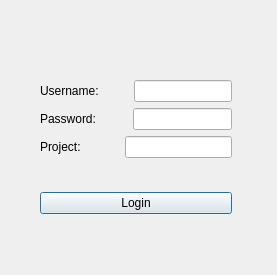
<?xml version="1.0" encoding="UTF-8"?>
<ui version="4.0">
 <class>Dialog</class>
 <widget class="QDialog" name="Dialog">
  <property name="geometry">
   <rect>
    <x>0</x>
    <y>0</y>
    <width>277</width>
    <height>275</height>
   </rect>
  </property>
  <property name="windowTitle">
   <string>Login</string>
  </property>
  <widget class="QWidget" name="verticalLayoutWidget">
   <property name="geometry">
    <rect>
     <x>40</x>
     <y>80</y>
     <width>192</width>
     <height>134</height>
    </rect>
   </property>
   <layout class="QVBoxLayout" name="verticalLayout">
    <item>
     <layout class="QHBoxLayout" name="horizontalLayout">
      <item>
       <widget class="QLabel" name="labelUser">
        <property name="text">
         <string>Username:</string>
        </property>
       </widget>
      </item>
      <item>
       <spacer name="horizontalSpacer">
        <property name="orientation">
         <enum>Qt::Horizontal</enum>
        </property>
        <property name="sizeHint" stdset="0">
         <size>
          <width>40</width>
          <height>20</height>
         </size>
        </property>
       </spacer>
      </item>
      <item>
       <widget class="QLineEdit" name="lineEdit"/>
      </item>
     </layout>
    </item>
    <item>
     <layout class="QHBoxLayout" name="horizontalLayout_2">
      <item>
       <widget class="QLabel" name="labelPassw">
        <property name="text">
         <string>Password:</string>
        </property>
       </widget>
      </item>
      <item>
       <spacer name="horizontalSpacer_2">
        <property name="orientation">
         <enum>Qt::Horizontal</enum>
        </property>
        <property name="sizeHint" stdset="0">
         <size>
          <width>40</width>
          <height>20</height>
         </size>
        </property>
       </spacer>
      </item>
      <item>
       <widget class="QLineEdit" name="lineEditPass"/>
      </item>
     </layout>
    </item>
    <item>
     <layout class="QHBoxLayout" name="horizontalLayout_3">
      <item>
       <widget class="QLabel" name="labelProject">
        <property name="text">
         <string>Project:</string>
        </property>
       </widget>
      </item>
      <item>
       <spacer name="horizontalSpacer_3">
        <property name="orientation">
         <enum>Qt::Horizontal</enum>
        </property>
        <property name="sizeHint" stdset="0">
         <size>
          <width>40</width>
          <height>20</height>
         </size>
        </property>
       </spacer>
      </item>
      <item>
       <widget class="QLineEdit" name="lineEditProject"/>
      </item>
     </layout>
    </item>
    <item>
     <spacer name="verticalSpacer">
      <property name="orientation">
       <enum>Qt::Vertical</enum>
      </property>
      <property name="sizeHint" stdset="0">
       <size>
        <width>20</width>
        <height>40</height>
       </size>
      </property>
     </spacer>
    </item>
    <item>
     <widget class="QPushButton" name="buttonLogin">
      <property name="text">
       <string>Login</string>
      </property>
     </widget>
    </item>
   </layout>
  </widget>
  <widget class="QLabel" name="labelInfo">
   <property name="geometry">
    <rect>
     <x>40</x>
     <y>230</y>
     <width>191</width>
     <height>21</height>
    </rect>
   </property>
   <property name="text">
    <string/>
   </property>
  </widget>
 </widget>
 <resources/>
 <connections/>
</ui>
